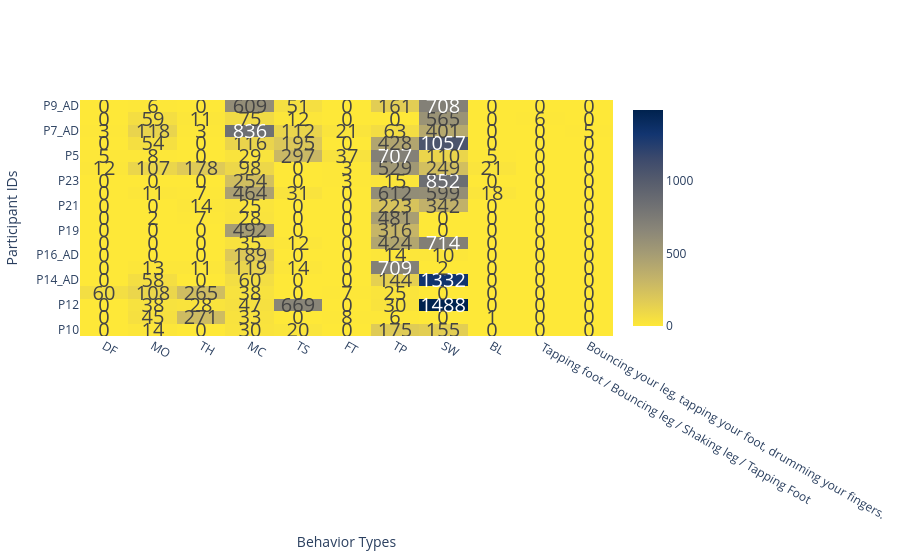

Source (notebook cell):
### Code cell
print("All Activities")
plot_heatmap(result)

### Figure 1 — Plotly figure (JSON) as saved in the notebook; plotly's stock layout.template omitted (floating-point values rounded to 4 significant figures; data arrays with more than 128 entries replaced by an {"elided": "..."} marker saying what was removed)
{"data": [{"colorscale": [[0, "#fee838"], [0.1111, "#e1cc55"], [0.2222, "#c3b369"], [0.3333, "#a59c74"], [0.4444, "#8a8678"], [0.5556, "#707173"], [0.6667, "#575d6d"], [0.7778, "#3b496c"], [0.8889, "#123570"], [1, "#00224e"]], "hovertemplate": "<b>%{y}</b><br><b>%{x}</b>: %{z}<extra></extra>", "showscale": true, "text": {"elided": "19x11 int values"}, "textfont": {"size": 20}, "texttemplate": "%{text}", "type": "heatmap", "x": ["DF", "MO", "TH", "MC", "TS", "FT", "TP", "SW", "BL", " Tapping foot / Bouncing leg / Shaking leg / Tapping Foot", "Bouncing your leg, tapping your foot, drumming your fingers."], "y": ["P10", "P11_AD", "P12", "P13", "P14_AD", "P15", "P16_AD", "P18", "P19", "P20", "P21", "P22", "P23", "P24_AD", "P5", "P6", "P7_AD", "P8", "P9_AD"], "z": {"elided": "19x11 int values"}}], "layout": {"autosize": true, "font": {"size": 12}, "plot_bgcolor": "rgba(0, 0, 0, 0)", "xaxis": {"autorange": true, "gridcolor": "black", "range": [-0.5, 10.5], "showgrid": true, "title": {"text": "Behavior Types"}, "type": "category"}, "yaxis": {"autorange": true, "gridcolor": "black", "range": [-0.5, 18.5], "showgrid": true, "title": {"text": "Participant IDs"}, "type": "category"}}}
